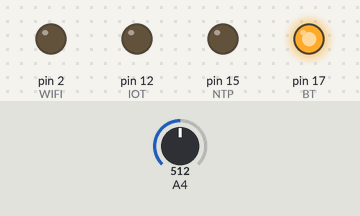
A sketch run on a simulated Arduino Mega 2560, built with avr-gcc and run on an emulated ATmega2560. Parts: output pins drawn as LEDs (lit = HIGH). The test bench sets the inputs (shaded band); at power-on: A4 = 512. What the sketch prints to the serial monitor is not drawn.

Above: at 1.2 s.
1.3 s: A4 set to 692
2.8 s: A4 set to 716
At 3.7 s:
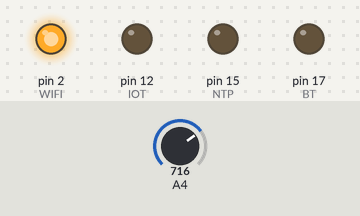
4.3 s: A4 set to 783
5.8 s: A4 set to 815
At 7.0 s:
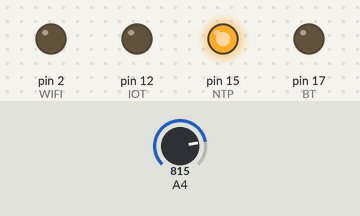
7.3 s: A4 set to 881
8.8 s: A4 set to 907
At 9.5 s:
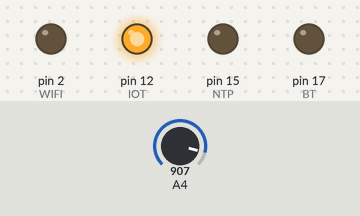
Timing chart, 0 to 11.3 s (numbered marks = the images above; inputs shaded):
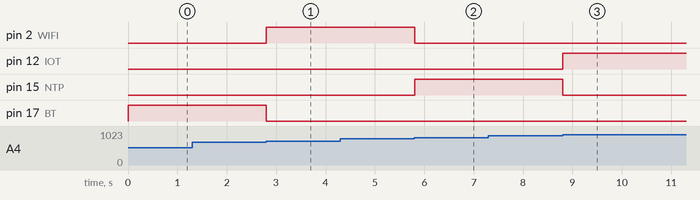

Measured:
- the behaviour switches between 699 and 700 on A4 (found by bisection; images 0 and 1)
- the behaviour switches between 799 and 800 on A4 (found by bisection; images 1 and 2)
- the behaviour switches between 899 and 900 on A4 (found by bisection; images 2 and 3)
- after the input at 2.8 s, pin 2 (WIFI): LOW → HIGH at once; pin 17 (BT): HIGH → LOW at once
- after the input at 5.8 s, pin 2 (WIFI): HIGH → LOW at once; pin 15 (NTP): LOW → HIGH at once
- after the input at 8.8 s, pin 12 (IOT): LOW → HIGH at once; pin 15 (NTP): HIGH → LOW at once

The sketch:

Analog-LDR.ino
```cpp
#include<analogWrite.h>
int BT = 17; //frontL
int WIFI = 2; //backL
int NTP = 15; //frontR
int IOT = 12; //backR
int LDR = 36;


void setup() {
  Serial.begin(9600);
  pinMode(LDR,INPUT_PULLUP);
  pinMode(BT,OUTPUT);
  pinMode(WIFI,OUTPUT);
  pinMode(NTP,OUTPUT);
  pinMode(IOT,OUTPUT);

}

void loop() {
  int val = map(analogRead(LDR),600,900,1,4);
  Serial.println(val);

    if(val == 1 ){
    digitalWrite(BT,HIGH);
    digitalWrite(WIFI,LOW);
    digitalWrite(NTP,LOW);
    digitalWrite(IOT,LOW);
  }
  else if(val == 2 ){
    digitalWrite(BT,LOW);
    digitalWrite(WIFI,HIGH);
    digitalWrite(NTP,LOW);
    digitalWrite(IOT,LOW);
  }
  else if(val == 3 ){
    digitalWrite(BT,LOW);
    digitalWrite(WIFI,LOW);
    digitalWrite(NTP,HIGH);
    digitalWrite(IOT,LOW);
  }
  else if(val == 4 ){
    digitalWrite(BT,LOW);
    digitalWrite(WIFI,LOW);
    digitalWrite(NTP,LOW);
    digitalWrite(IOT,HIGH);
  }
    else{
    digitalWrite(BT,HIGH);
    digitalWrite(WIFI,HIGH);
    digitalWrite(NTP,HIGH);
    digitalWrite(IOT,HIGH);
  }

}
```
